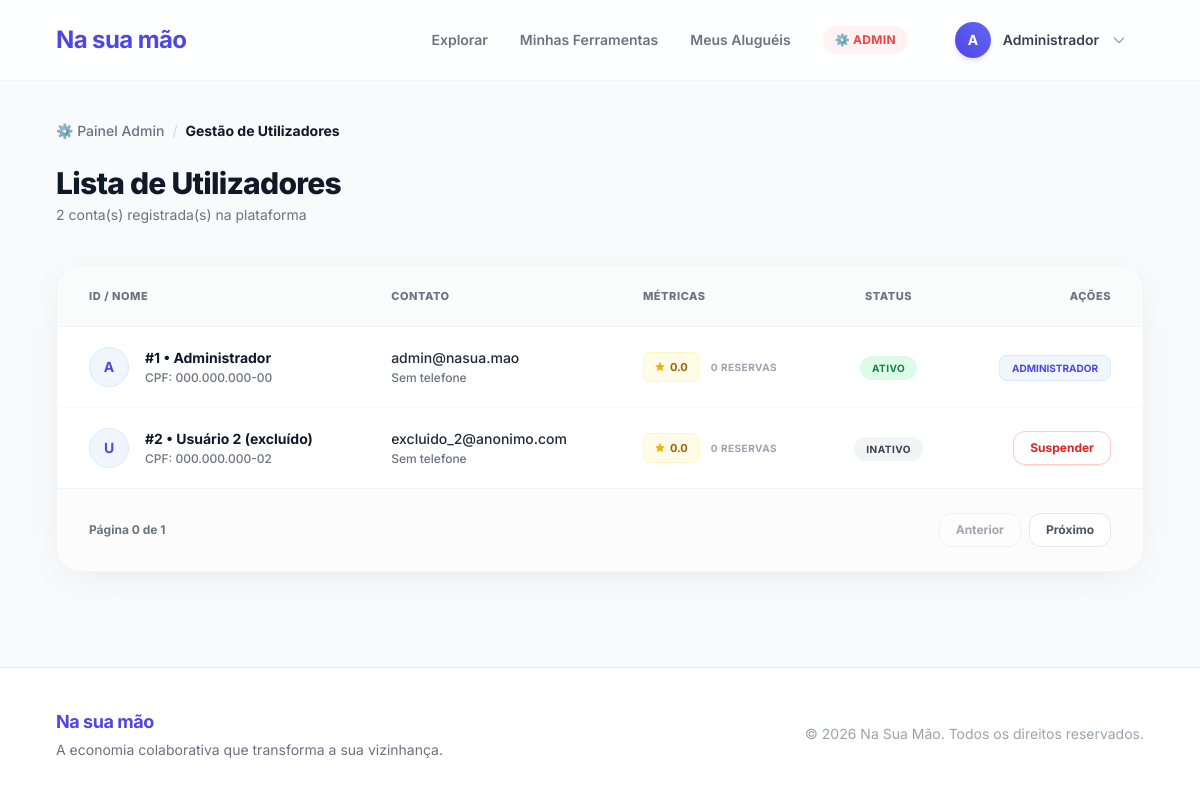
The page /admin/usuarios?page=0 (signed in) on the database its author committed.
### models/models.py (models this page shows)
class Usuario(Base):
    __tablename__ = "usuarios"
    id_usuario = Column(Integer, primary_key=True, index=True)
    nome = Column(String(100), nullable=False)
    email = Column(String(100), unique=True, index=True, nullable=False)
    senha = Column(String(255), nullable=False)
    cpf = Column(String(14), unique=True, nullable=False)
    cep = Column(String(9), nullable=True)
    telefone = Column(String(15), nullable=True)
    reputacao_acumulada = Column(Numeric(3, 1), default=0.0)
    tipo_perfil = Column(SAEnum(TipoPerfil), default=TipoPerfil.AMBOS)
    data_cadastro = Column(DateTime(timezone=True), server_default=func.now())
    latitude = Column(Float, nullable=True)
    longitude = Column(Float, nullable=True)
    data_nascimento = Column(Date, nullable=False)
    bairro = Column(String(100), nullable=True)
    endereco = Column(String(255), nullable=True)
    foto = Column(String(255), nullable=True)
    total_alugueis = Column(Integer, default=0)
    status_conta = Column(String(20), default="ativo")
    is_admin = Column(Boolean, default=False)
    ferramentas = relationship("Ferramenta", back_populates="locador")
    reservas_como_locatario = relationship("Reserva", back_populates="locatario", foreign_keys="Reserva.id_locatario")

### src/controllers/admin_controller.py (the view)
@router.get("/usuarios", response_class=HTMLResponse)
async def listar_usuarios(
    request: Request,
    page: int = 1,
    limit: int = 50,
    db: Session = Depends(get_db),
    admin: Usuario = Depends(require_admin)
):
    offset = (page - 1) * limit
    total_usuarios = db.query(Usuario).count()
    usuarios = db.query(Usuario).offset(offset).limit(limit).all()
    return templates.TemplateResponse("admin/usuarios.html", {
        "request": request,
        "usuario": admin,
        "usuarios": usuarios,
        "page": page,
        "limit": limit,
        "total_usuarios": total_usuarios,
        "total_paginas": (total_usuarios + limit - 1) // limit
    })

### templates/admin/usuarios.html (shortened to what this page needs)
{% extends "base.html" %}
{% block content %}
<div class="mb-10">
  <div class="flex items-center gap-2 text-sm text-gray-500 mb-6">
    <a href="/admin/" class="hover:text-primary-600 font-medium transition-colors">⚙️ Painel Admin</a>
    <span class="text-gray-300">/</span>
    <span class="text-gray-900 font-bold">Gestão de Utilizadores</span>
  </div>
  <div class="flex flex-col md:flex-row md:items-end justify-between gap-4">
    <div>
      <h1 class="text-3xl font-extrabold text-gray-900 tracking-tight">Lista de Utilizadores</h1>
      <p class="text-sm text-gray-500 mt-1">{{ usuarios|length }} conta(s) registrada(s) na plataforma</p>
    </div>
  </div>
</div>
<div class="bg-white rounded-3xl shadow-soft border border-gray-100 overflow-hidden">
  <div class="overflow-x-auto">
    <table class="w-full text-left text-sm text-gray-600 min-w-[800px] border-collapse">
      <thead class="bg-gray-50/80 border-b border-gray-100 text-gray-900">
        <tr>
          <th class="px-8 py-5 font-extrabold uppercase tracking-wider text-[11px] text-gray-500">ID / Nome</th>
          <th class="px-8 py-5 font-extrabold uppercase tracking-wider text-[11px] text-gray-500">Contato</th>
          <th class="px-8 py-5 font-extrabold uppercase tracking-wider text-[11px] text-gray-500">Métricas</th>
          <th class="px-8 py-5 font-extrabold uppercase tracking-wider text-[11px] text-gray-500 text-center">Status</th>
          <th class="px-8 py-5 font-extrabold uppercase tracking-wider text-[11px] text-gray-500 text-right">Ações</th>
        </tr>
      </thead>
      <tbody class="divide-y divide-gray-50">
        {% for u in usuarios %}
        <tr class="hover:bg-gray-50/50 transition-colors group">
          <td class="px-8 py-5">
            <div class="flex items-center gap-4">
              <div class="w-10 h-10 rounded-full bg-primary-50 text-primary-600 flex items-center justify-center font-bold text-sm border border-primary-100 group-hover:bg-primary-100 transition-colors">
                {{ u.nome[0].upper() }}
              </div>
              <div>
                <p class="font-bold text-gray-900 mb-0.5">#{{ u.id_usuario }} • {{ u.nome }}</p>
                <p class="text-xs text-gray-500 font-medium">CPF: {{ u.cpf }}</p>
              </div>
            </div>
          </td>
          <td class="px-8 py-5">
            <p class="font-medium text-gray-800 mb-0.5">{{ u.email }}</p>
            <p class="text-xs text-gray-500 font-medium">{{ u.telefone or 'Sem telefone' }}</p>
          </td>
          <td class="px-8 py-5">
            <div class="flex items-center gap-3">
              <div class="inline-flex items-center gap-1 bg-yellow-50 text-yellow-700 px-2.5 py-1 rounded-md text-[11px] font-bold border border-yellow-100">
                {{ "%.1f"|format(u.reputacao_acumulada) }}
              </div>
              <p class="text-[10px] text-gray-400 uppercase font-bold tracking-wider">{{ u.total_alugueis }} reservas</p>
            </div>
          </td>
          <td class="px-8 py-5 text-center">
            {% if u.status_conta == 'ativo' %}
              <span class="bg-green-100 text-green-700 px-3 py-1.5 rounded-full text-[10px] font-bold uppercase tracking-wider">Ativo</span>
            {% elif u.status_conta == 'suspenso' %}
              <span class="bg-red-100 text-red-700 px-3 py-1.5 rounded-full text-[10px] font-bold uppercase tracking-wider">Suspenso</span>
            {% else %}
              <span class="bg-gray-100 text-gray-700 px-3 py-1.5 rounded-full text-[10px] font-bold uppercase tracking-wider">{{ u.status_conta }}</span>
            {% endif %}
          </td>
          <td class="px-8 py-5 text-right">
            {% if not u.is_admin and u.status_conta != 'suspenso' %}
            <form method="POST" action="/admin/usuarios/{{ u.id_usuario }}/suspender" class="inline-block">
              <button type="submit" onclick="return confirm('Tem certeza que deseja suspender temporariamente o usuário {{ u.nome }}?')"
                      class="text-xs text-red-600 bg-white hover:bg-red-600 hover:text-white border border-red-200 px-4 py-2 rounded-xl font-bold transition-colors shadow-sm">
                Suspender
              </button>
            </form>
            {% elif u.is_admin %}
              <span class="text-[10px] text-primary-600 font-bold bg-primary-50 px-3 py-1.5 rounded-lg border border-primary-100">ADMINISTRADOR</span>
            {% endif %}
          </td>
        </tr>
        {% endfor %}
      </tbody>
    </table>
<div class="px-8 py-6 border-t border-gray-100 flex items-center justify-between bg-gray-50/50">
  <p class="text-xs text-gray-500 font-bold">
    Página {{ page }} de {{ total_paginas }}
  </p>
  <div class="flex gap-2">
    <a href="?page={{ page - 1 }}"
       class="px-4 py-2 bg-white border border-gray-200 rounded-xl text-xs font-bold text-gray-600 hover:bg-gray-100 transition-all {% if page <= 1 %}pointer-events-none opacity-50{% endif %}">
       Anterior
    </a>
    <a href="?page={{ page + 1 }}"
       class="px-4 py-2 bg-white border border-gray-200 rounded-xl text-xs font-bold text-gray-600 hover:bg-gray-100 transition-all {% if page >= total_paginas %}pointer-events-none opacity-50{% endif %}">
       Próximo
    </a>
  </div>
</div>
  </div>
</div>
{% endblock %}

### templates/base.html (shortened to what this page needs)
<!DOCTYPE html>
<html lang="pt-PT">
<head>
  <script src="https://cdn.tailwindcss.com"></script>
</head>
<body class="bg-[#f8fafc] flex flex-col min-h-screen font-sans text-gray-800 antialiased selection:bg-primary-100 selection:text-primary-700">
<nav class="bg-white/85 backdrop-blur-md border-b border-gray-100 sticky top-0 z-50 transition-all duration-300">
  <div class="max-w-6xl mx-auto px-4 sm:px-6 lg:px-8">
    <div class="flex justify-between items-center h-20">
      <a href="/" class="flex items-center gap-2 text-2xl font-bold text-primary-600 hover:text-primary-700 transition tracking-tight">
        Na sua mão
      </a>
      <div class="hidden md:flex items-center gap-8">
        <a href="/" class="text-sm font-semibold text-gray-500 hover:text-primary-600 transition-colors">Explorar</a>
        {% if usuario %}
          <a href="/minhas-ferramentas" class="text-sm font-semibold text-gray-500 hover:text-primary-600 transition-colors">Minhas Ferramentas</a>
          <a href="/meus-alugueis" class="text-sm font-semibold text-gray-500 hover:text-primary-600 transition-colors">Meus Aluguéis</a>
          {% if usuario.is_admin %}
            <a href="/admin/" class="text-xs font-bold text-red-500 hover:text-red-600 bg-red-50 px-3 py-1.5 rounded-full transition-colors tracking-wide uppercase">⚙️ Admin</a>
          {% endif %}
          <div class="relative group ml-2">
            <button class="flex items-center gap-3 hover:bg-gray-50 p-1.5 pr-4 rounded-full border border-transparent hover:border-gray-200 transition-all cursor-pointer">
              <div class="w-9 h-9 rounded-full bg-gradient-to-tr from-primary-600 to-primary-500 text-white flex items-center justify-center font-bold text-sm shadow-md">
                {{ usuario.nome[0].upper() }}
              </div>
              <span class="text-sm font-semibold text-gray-700">{{ usuario.nome.split()[0] }}</span>
              <svg class="w-4 h-4 text-gray-400" fill="none" stroke="currentColor" viewBox="0 0 24 24"><path stroke-linecap="round" stroke-linejoin="round" stroke-width="2" d="M19 9l-7 7-7-7"></path></svg>
            </button>
          </div>
        {% endif %}
      </div>
    </div>
  </div>
</nav>
<main class="flex-grow max-w-6xl mx-auto w-full px-4 sm:px-6 lg:px-8 py-10">
  {% block content %}{% endblock %}
</main>
<footer class="bg-white border-t border-gray-200 mt-auto py-10">
  <div class="max-w-6xl mx-auto px-4 sm:px-6 lg:px-8 flex flex-col md:flex-row justify-between items-center gap-6">
    <div class="text-center md:text-left">
      <p class="font-bold text-lg text-primary-600 mb-1 tracking-tight">Na sua mão</p>
      <p class="text-gray-500 text-sm">A economia colaborativa que transforma a sua vizinhança.</p>
    </div>
    <div class="text-gray-400 text-sm text-center md:text-right">
      <p>© 2026 Na Sua Mão. Todos os direitos reservados.</p>
    </div>
  </div>
</footer>
</body>
</html>

### rows shown on the page
Usuario: nome "A", nome "Administrador", id_usuario "1", cpf "000.000.000-00", email "admin@nasua.mao", telefone "Sem telefone", reputacao_acumulada "0.0", total_alugueis "0", status_conta "ATIVO", is_admin "ADMINISTRADOR"
Usuario: nome "U", id_usuario "2", nome "Usuário 2 (excluído)", cpf "000.000.000-02", email "excluido_2@anonimo.com", telefone "Sem telefone", reputacao_acumulada "0.0", total_alugueis "0", status_conta "INATIVO"

### other values the page prints
{{ usuarios|length }} "2"
{{ page }} "0"
{{ total_paginas }} "1"
